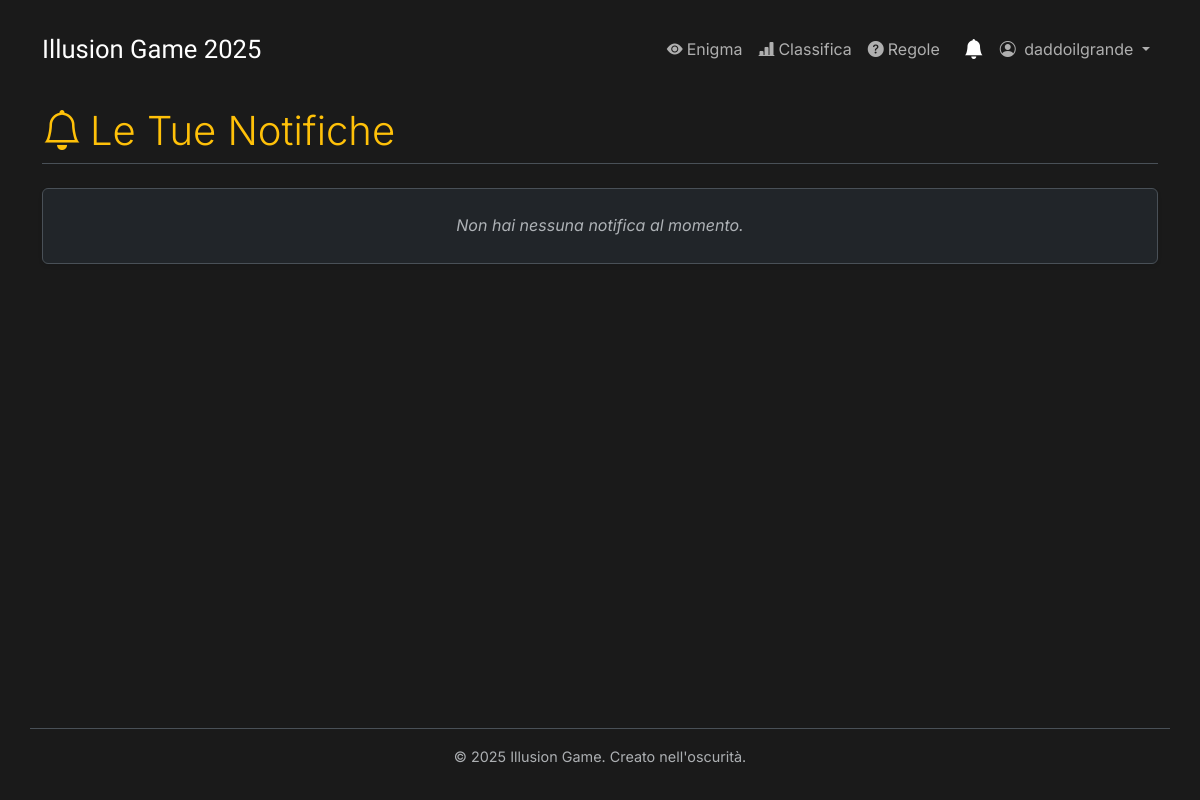
The app's page /notifiche/ (signed in), older data.
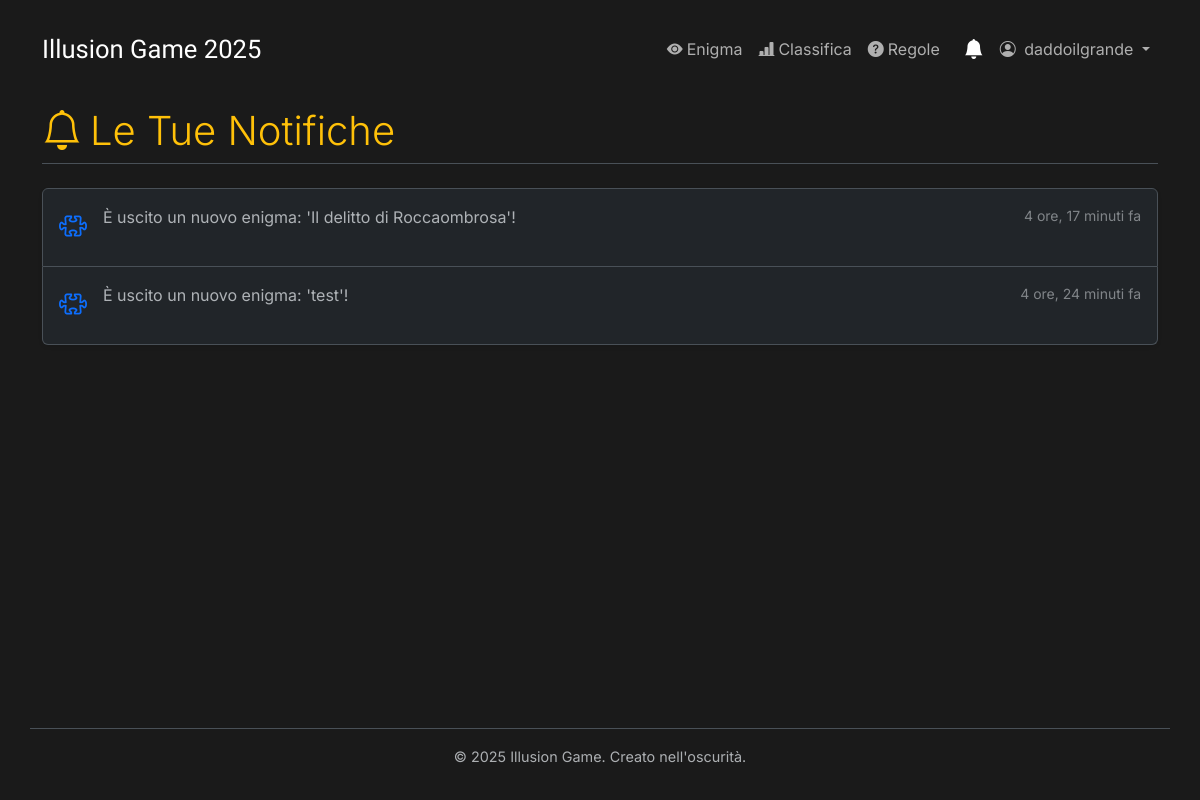
The same page, newer data.
### enigmas/models.py (models this page shows, shortened)
class Notifica(models.Model):
    utente = models.ForeignKey(User, on_delete=models.CASCADE, related_name='notifiche')
    messaggio = models.CharField(max_length=255)
    data_creazione = models.DateTimeField(auto_now_add=True)
    letta = models.BooleanField(default=False)
    link = models.CharField(max_length=255, blank=True, null=True)
    class Meta:
        ordering = ['-data_creazione']

### enigmas/views.py (the view)
# urls.py: path('notifiche/', views.lista_notifiche, name='lista_notifiche'),
@login_required
def lista_notifiche(request):
    notifiche = Notifica.objects.filter(utente=request.user)
    notifiche.filter(letta=False).update(letta=True)
    return render(request, 'enigmas/lista_notifiche.html', {'notifiche': notifiche})

### enigmas/context_processors.py (called while the page is built)
def unread_notifications_context(request):
    if request.user.is_authenticated:
        count = Notifica.objects.filter(utente=request.user, letta=False).count()
        return {'unread_notifications_count': count}
    return {}

### enigmas/templates/enigmas/lista_notifiche.html (shortened to what this page needs)
{% extends 'enigmas/base.html' %}
{% load static %}
{% block content %}
<h2 class="border-bottom pb-2 mb-4 display-6">
    <i class="bi bi-bell me-2"></i>Le Tue Notifiche
</h2>
<div class="list-group shadow-sm">
    {% for notifica in notifiche %}
        <a href="{{ notifica.link|default:'#' }}" class="list-group-item list-group-item-action d-flex gap-3 py-3 {% if not notifica.letta %}list-group-item-secondary fw-bold{% endif %}" aria-current="true">
            <span class="fs-3">
            {% if notifica.tipo_notifica == notifica.TIPO_NUOVO_ENIGMA %}
                <i class="bi bi-puzzle text-primary"></i>
            {% elif notifica.tipo_notifica == notifica.TIPO_BADGE_OTTENUTO %}
                <i class="bi bi-award text-warning"></i>
            {% else %}
                 <i class="bi bi-info-circle text-info"></i>
            {% endif %}
            </span>
            <div class="d-flex gap-2 w-100 justify-content-between">
                <div>
                    <p class="mb-0 opacity-75">{{ notifica.messaggio }}</p>
                </div>
                <small class="opacity-50 text-nowrap">{{ notifica.data_creazione|timesince }} fa</small>
            </div>
        </a>
    {% empty %}
        <div class="list-group-item">
            <p class="text-center text-body-secondary my-3"><em>Non hai nessuna notifica al momento.</em></p>
        </div>
    {% endfor %}
</div>
{% endblock %}

Row changes from the older to the newer data that the page shows:
added Notifica: messaggio "È uscito un nuovo enigma: 'Il delitto di Roccaombrosa'!", data_creazione "4 ore, 17 minuti"
added Notifica: messaggio "È uscito un nuovo enigma: 'test'!", data_creazione "4 ore, 24 minuti"
Text that changed along with them:
text no longer shown: "Non hai nessuna notifica al momento."
